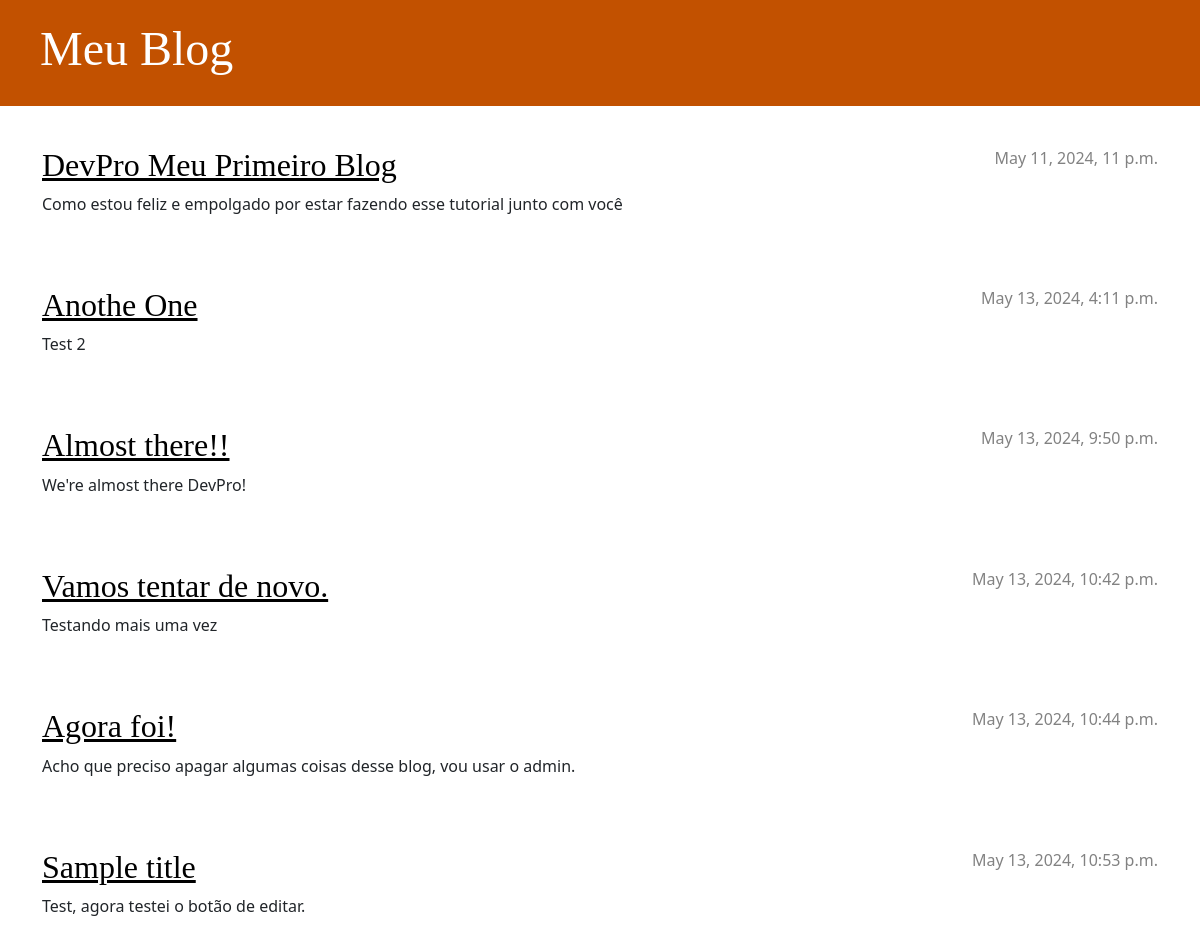
Before: / with the older database file.
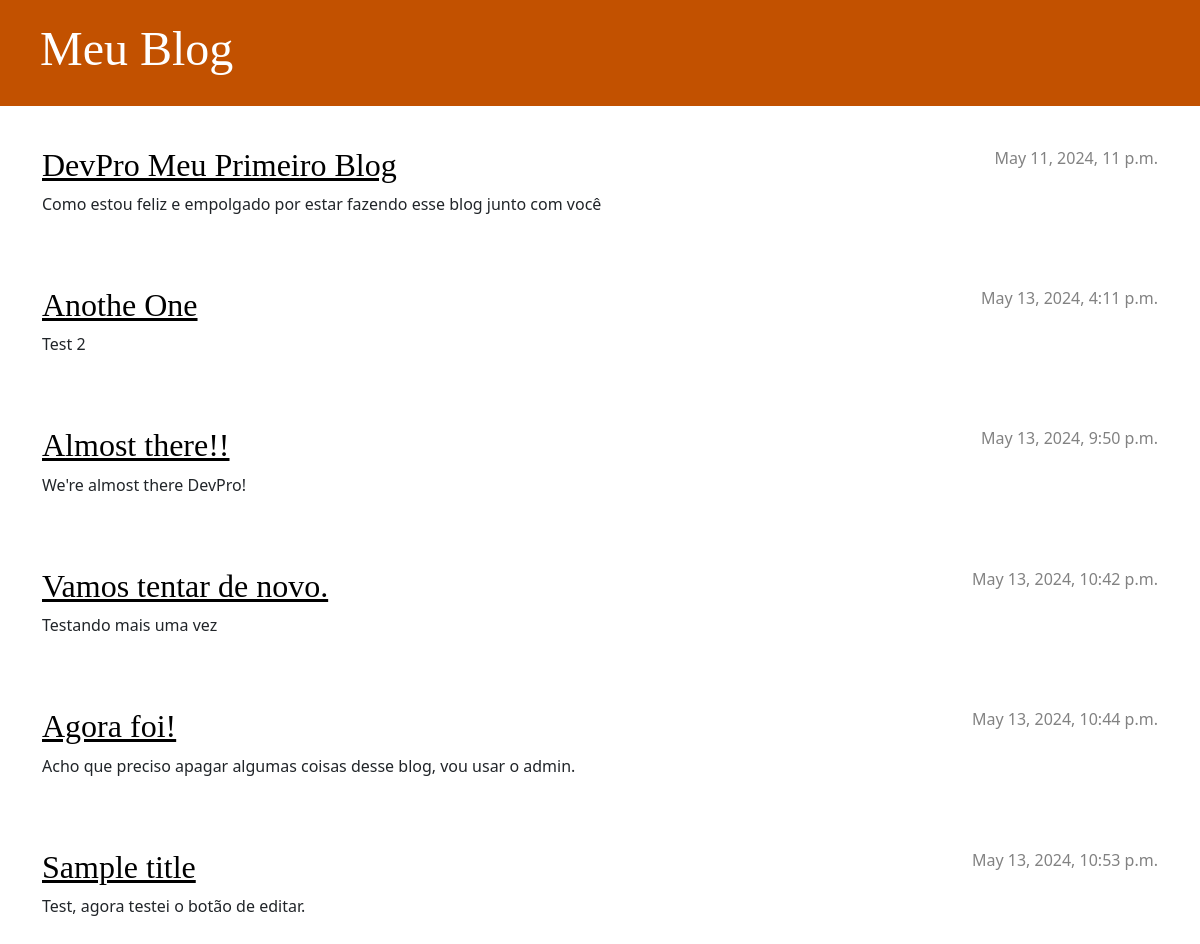
After: the same page with the newer database file.
### blog/models.py (models this page shows, shortened)
class Post(models.Model):
    author = models.ForeignKey(settings.AUTH_USER_MODEL, on_delete=models.CASCADE)
    title = models.CharField(max_length=200)
    text = models.TextField()
    created_date = models.DateTimeField(default=timezone.now)
    published_date = models.DateTimeField(blank=True, null=True)

### blog/views.py (the view)
# urls.py: path('', views.post_list, name='post_list'),
def post_list(request):
    posts = Post.objects.filter(published_date__lte=timezone.now()).order_by('published_date')
    return render(request, 'blog/post_list.html', {"posts": posts})

### blog/templates/blog/post_list.html
{% extends 'blog/base.html' %}
{% block content %}
    {% for post in posts %}
    <article class="post">
        <time class="date">
            {{ post.published_date }}
        </time>
        <h2><a href="{% url 'post_detail' pk=post.pk %}">{{ post.title }}</a></h2>
        <p>{{ post.text|linebreaksbr }}</p>
    </article>
    {% endfor %}
{% endblock %}

Changed rows visible on the page:
changed Post "DevPro Meu Primeiro Blog": text "Como estou feliz e empolgado por estar fazendo esse tutorial junto com você" → "Como estou feliz e empolgado por estar fazendo esse blog junto com você"
